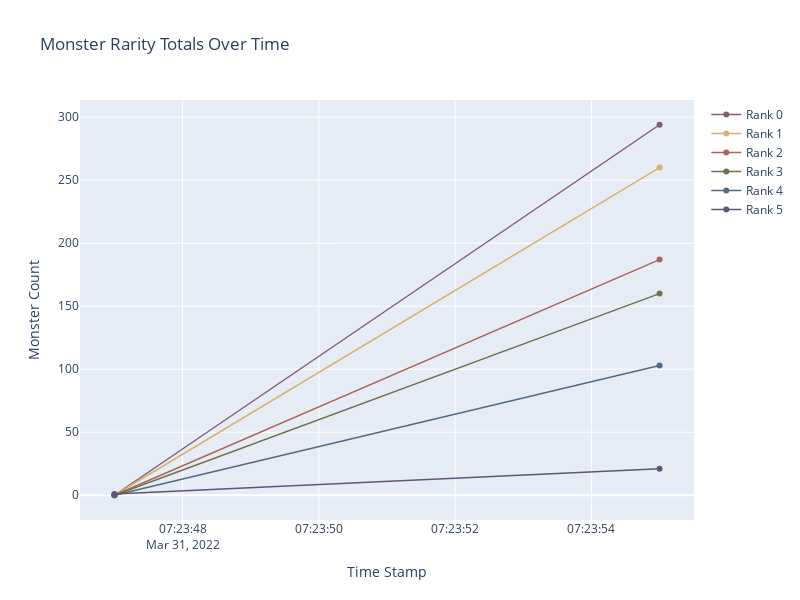

Notebook code cell kept with this figure:
### Code cell
target = "Rarity"  # ["Rarity", "Level", "Type"]

df = db.get_df()

df_cross = pd.crosstab(df['Time Stamp'], df[target])

for column in df_cross.columns:
    df_cross[column] = list(accumulate(df_cross[column]))

title = f"Monster {target} Totals Over Time"

data = [go.Scatter(
    x=df_cross.index, 
    y=df_cross[col],
    name=col,
    line={"width": 1.5},
) for col in df_cross.columns]

layout = go.Layout(
    title=title,
    colorway=px.colors.qualitative.Antique,
    height=600,
    width=800,
    yaxis={"title": "Monster Count"},
    xaxis={"title": "Time Stamp"},
)

figure = go.Figure(data, layout)
figure.show()

### Figure 1 — Plotly figure (JSON) as saved in the notebook; plotly's stock layout.template omitted (floating-point values rounded to 4 significant figures)
{"data": [{"line": {"width": 1.5}, "name": "Rank 0", "x": ["2022-03-31 07:23:47", "2022-03-31 07:23:55"], "y": [0, 294], "type": "scatter"}, {"line": {"width": 1.5}, "name": "Rank 1", "x": ["2022-03-31 07:23:47", "2022-03-31 07:23:55"], "y": [0, 260], "type": "scatter"}, {"line": {"width": 1.5}, "name": "Rank 2", "x": ["2022-03-31 07:23:47", "2022-03-31 07:23:55"], "y": [0, 187], "type": "scatter"}, {"line": {"width": 1.5}, "name": "Rank 3", "x": ["2022-03-31 07:23:47", "2022-03-31 07:23:55"], "y": [0, 160], "type": "scatter"}, {"line": {"width": 1.5}, "name": "Rank 4", "x": ["2022-03-31 07:23:47", "2022-03-31 07:23:55"], "y": [0, 103], "type": "scatter"}, {"line": {"width": 1.5}, "name": "Rank 5", "x": ["2022-03-31 07:23:47", "2022-03-31 07:23:55"], "y": [1, 21], "type": "scatter"}], "layout": {"colorway": ["rgb(133, 92, 117)", "rgb(217, 175, 107)", "rgb(175, 100, 88)", "rgb(115, 111, 76)", "rgb(82, 106, 131)", "rgb(98, 83, 119)", "rgb(104, 133, 92)", "rgb(156, 156, 94)", "rgb(160, 97, 119)", "rgb(140, 120, 93)", "rgb(124, 124, 124)"], "height": 600, "title": {"text": "Monster Rarity Totals Over Time"}, "width": 800, "xaxis": {"title": {"text": "Time Stamp"}}, "yaxis": {"title": {"text": "Monster Count"}}}}
